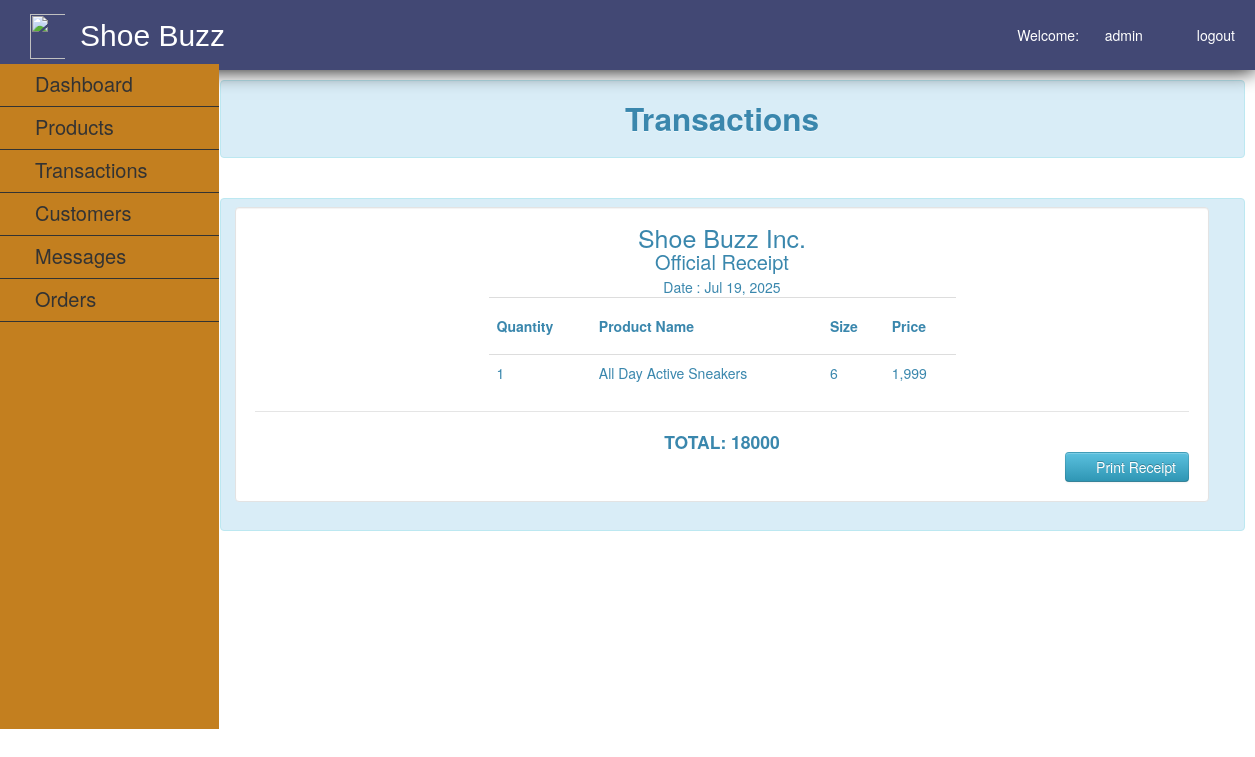
The app's page /admin/receipt.php?tid=2348 (signed in) with its own data.
### tables this page shows
CREATE TABLE `transaction_detail` (
  `transacton_detail_id` int(11) NOT NULL,
  `product_id` int(11) NOT NULL,
  `order_qty` int(11) NOT NULL,
  `transaction_id` int(11) NOT NULL
);

CREATE TABLE `product` (
  `product_id` int(11) NOT NULL,
  `product_name` varchar(50) NOT NULL,
  `product_price` varchar(50) NOT NULL,
  `product_size` varchar(50) NOT NULL,
  `product_image` varchar(500) NOT NULL,
  `brand` varchar(100) NOT NULL,
  `category` varchar(50) NOT NULL
);

CREATE TABLE `transaction` (
  `transaction_id` int(11) NOT NULL,
  `customerid` int(11) NOT NULL,
  `amount` int(11) NOT NULL,
  `order_stat` varchar(100) NOT NULL,
  `order_date` varchar(50) NOT NULL
);

### admin/receipt.php (the view, shortened to what this page needs)
<?php
	include("../db/dbconn.php");
?>
<!DOCTYPE html>
<html>
<head>
	<link rel = "stylesheet" type = "text/css" href="../css/style.css" media="all">
	<link rel="stylesheet" type="text/css" href="../css/bootstrap.css">
		<link href="../facefiles/facebox.css" media="screen" rel="stylesheet" type="text/css" />
</head>
<body>
	<div id="header" style="position:fixed;">
		<img src="../img/logo.jpg">
		<label>Shoe Buzz</label>
			<?php
				$id = (int) $_SESSION['id'];
					$query = $conn->query ("SELECT * FROM admin WHERE adminid = '$id' ") or die (mysqli_error());
					$fetch = $query->fetch_array ();
			?>
			<ul>
				<li><a href="../function/admin_logout.php"><i class="icon-off icon-white"></i>logout</a></li>
				<li>Welcome:&nbsp;&nbsp;&nbsp;<i class="icon-user icon-white"></i><?php echo $fetch['username']; ?></a></li>
			</ul>
	</div>
	<br>
	<div id="leftnav">
		<ul>
			<li><a href="admin_home.php" style="color:#333;">Dashboard</a></li>
			<li><a href="admin_home.php">Products</a>
			</li>
			<li><a href="transaction.php">Transactions</a></li>
			<li><a href="customer.php">Customers</a></li>
			<li><a href="message.php">Messages</a></li>
			<li><a href="order.php">Orders</a></li>
		</ul>
	</div>
	<div id="rightcontent" style="position:absolute; top:10%;">
			<div class="alert alert-info"><center><h2>Transactions	</h2></center></div>
			<br />
			<div class="alert alert-info">
			<form method="post" class="well"  style="background-color:#fff; overflow:hidden;">
	<div id="printablediv">
	<center>
	<table class="table" style="width:50%;">
	<label style="font-size:25px;">Shoe Buzz Inc.</label>
	<label style="font-size:20px;">Official Receipt</label>
		<tr>
			<th><h5>Quantity</h5></td>
			<th><h5>Product Name</h5></td>
			<th><h5>Size</h5></td>
			<th><h5>Price</h5></td>
		</tr>
		<?php
		$t_id = $_GET['tid'];
		$query = $conn->query("SELECT * FROM transaction WHERE transaction_id = '$t_id'") or die (mysqli_error());
		$fetch = $query->fetch_array();
		$amnt = $fetch['amount'];
		$query2 = $conn->query("SELECT * FROM transaction_detail LEFT JOIN product ON product.product_id = transaction_detail.product_id WHERE transaction_detail.transaction_id = '$t_id'") or die (mysqli_error());
		while($row = $query2->fetch_array()){
		$pname = $row['product_name'];
		$psize = $row['product_size'];
		$pprice = $row['product_price'];
		$oqty = $row['order_qty'];
		echo "<tr>";
		echo "<td>".$oqty."</td>";
		echo "<td>".$pname."</td>";
		echo "<td>".$psize."</td>";
		echo "<td>".$pprice."</td>";
		echo "</tr>";
		}
		?>
	</table>
	<legend></legend>
	<h4>TOTAL: <?php echo $amnt; ?></h4>
	</center>
	</div>
	<div class='pull-right'>
	<div class="add"><a onclick="javascript:printDiv('printablediv')" name="print" style="cursor:pointer;" class="btn btn-info"><i class="icon-white icon-print"></i> Print Receipt</a></div>
	</div>
	</form>
			</div>
			</div>
</body>
</html>

### css/style.css (style rules this page uses)
#header { height:70px; width:100%; background-color:#424874; color:#ffffff; text-indent:10px; -webkit-box-shadow:0px 0px 20px 0px black; -moz-box-shadow:0px 0px 20px 0px black; box-shadow:0px 0px 20px 0px black; display: flex; justify-content: space-between; align-items:center }
#header img { position:absolute; height:45px; width:45px; margin-left:20px; margin-top:2.5px; }
#header label { position:relative; top:15px; color:#fff; text-indent:80px; font-size:30px; clear:both; font-family:arial; margin-bottom: 28px; }
#header ul { list-style-type:none; position:relative; }
#header ul li { display:inline; position:relative; float:right; margin-right:20px; bottom:8px; margin-top: 25px; }
#header ul li a { text-decoration:none; color:#fff; margin-left: 10px; }
#leftnav { position:fixed; background-color:#c37f1f; width:219px; top:8%; height:665px; }
#leftnav ul { list-style-type:none; text-indent:35px; right:25px; position:relative; }
#leftnav ul li { border-bottom:1px solid #333; padding-top:10px; padding-bottom:10px; width:219px; }
#leftnav ul li a { text-decoration:none; color:#333; font-size:20px; }
#rightcontent { position:relative; width:1025px; top:50px; left:220px; z-index:-99999; }

### records on screen
transaction_detail: order_qty "1", product.product_name "All Day Active Sneakers", product.product_size "6", product.product_price "1,999"
transaction: amount "18000"

### other values on screen
$fetch['username'] "admin"
